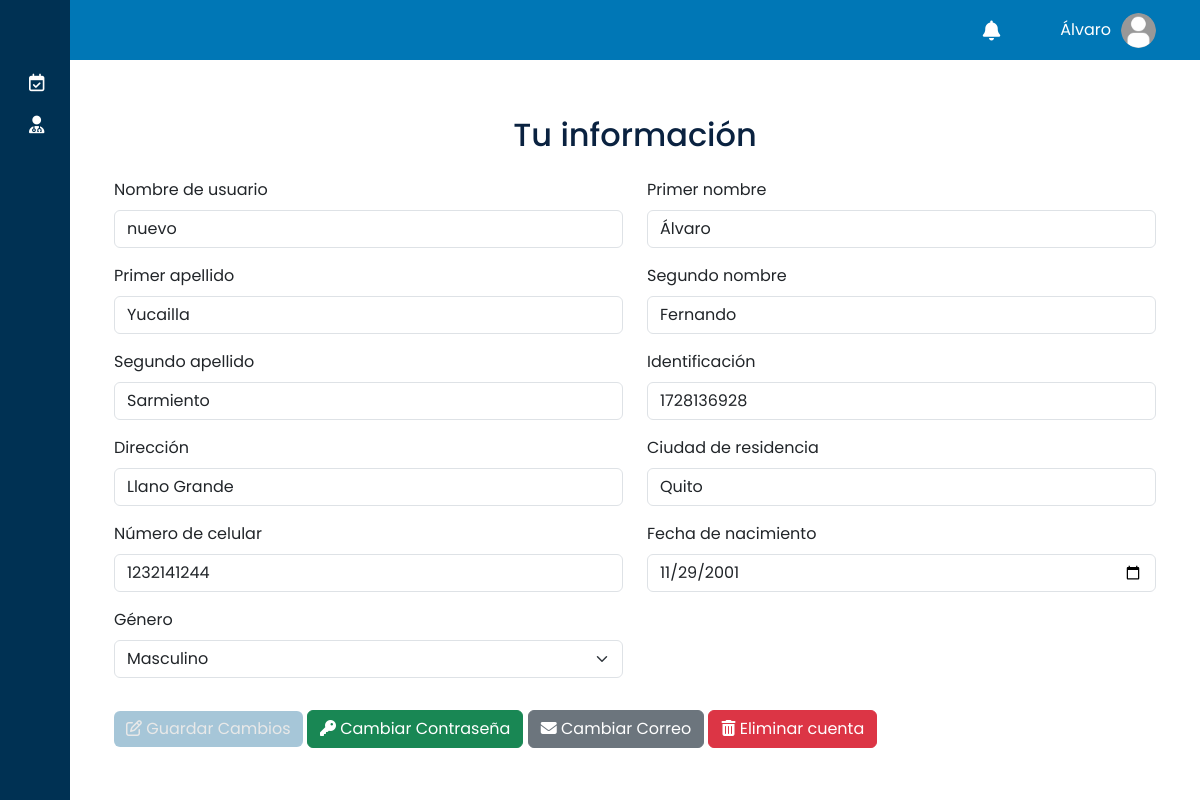
The app's page /core/shared/configuration/ (signed in) with its own data.
### core/models.py (models this page shows, shortened)
class User(AbstractUser):
    middle_name = models.CharField(max_length=30, blank=True, null=True)
    maternal_surname = models.CharField(max_length=30, blank=True, null=True)
    identification = models.CharField(max_length=13, blank=True, null=True)
    address = models.CharField(max_length=50, blank=True, null=True)
    city = models.CharField(max_length=15, blank=True, null=True)
    phone_number = models.CharField(max_length=10, blank=True, null=True)
    birth_date = models.DateField(blank=True, null=True)
    GENRE_CHOICES = [
        ('M', 'Masculino'),
        ('F', 'Femenino'),
    ]
    genre = models.CharField(
        max_length=1, choices=GENRE_CHOICES, blank=False, null=False)

### core/views/shared_views.py (the view)
# urls.py: path('shared/configuration/', views.configuration, name='configuration'),
@login_required
def configuration(request):
    try:
        if request.method == "POST" and request.headers.get("X-Requested-With") == "XMLHttpRequest":
            form = UserUpdateForm(request.POST, instance=request.user)
            if form.is_valid():
                form.save()
                messages.success(
                    request, "Tu información ha sido actualizada exitosamente."
                )
                return JsonResponse({"success": True, "message": "Información actualizada exitosamente."})
            else:
                messages.error(
                    request, "Hubo un error al actualizar tu información. Por favor, revisa los campos."
                )
                return JsonResponse({"success": False, "errors": form.errors}, status=400)
        else:
            form = UserUpdateForm(instance=request.user)
    except Exception as e:
        messages.error(
            request, "Ocurrió un error inesperado. Por favor, intenta de nuevo."
        )
        return JsonResponse({"success": False, "error": "Ocurrió un error inesperado."}, status=500)
    return render(request, "shared/configuration.html", {"form": form})

### core/context_processors.py (called while the page is built)
def group_context(request):
    if request.user.is_authenticated:
        return {
            'is_paciente': request.user.groups.filter(name='Paciente').exists(),
            'is_administrador': request.user.groups.filter(name='Administrador').exists(),
            'is_secretaria': request.user.groups.filter(name='Secretaria').exists(),
            'is_doctor': request.user.groups.filter(name='Doctor').exists(),
            'is_manager': request.user.groups.filter(name='Gerencia').exists(),
        }
    return {}

def notifications_processor(request):
    if request.user.is_authenticated:
        notifications = Notification.objects.filter(
            patient=request.user,
            is_read=False
        ).order_by('-created_at')
        return {
            'notifications': notifications,
            'unread_notifications': notifications,
        }
    return {'notifications': None, 'unread_notifications': None}

### core/templates/shared/configuration.html (shortened to what this page needs)
{% extends 'shared/base.html' %}
{% load static %}
{% block content %}
<div class="content">
    <div class="container">
        <h2 class="my-4 text-center">Tu información</h2>
        <form id="configurationForm" method="post" action="{% url 'configuration' %}">
            <div class="row">
                {% for field in form %}
                <div class="col-md-6 mb-3">
                    <div class="form-group">
                        <label for="{{ field.id_for_label }}" class="form-label">
                            {{ field.label }}
                        </label>
                        {{ field }}
                    </div>
                </div>
                {% endfor %}
            </div>
            <div class="d-grid gap-2 d-md-block">
                <button type="submit" id="submitButton" class="btn custom-button mt-3" disabled>
                    <i class="fa-regular fa-pen-to-square"></i> Guardar Cambios</button>
                <a class="btn btn-success mt-3" href="{% url 'account_change_password' %}" role="button">
                    <i class="fa-solid fa-key"></i> Cambiar Contraseña</a>
                <a class="btn btn-secondary mt-3" href="{% url 'render_email_page' %}" role="button">
                    <i class="fa-solid fa-envelope"></i> Cambiar Correo</a>
                <button type="button" class="btn btn-danger mt-3" id="deleteAccountButton">
                    <i class="fa-solid fa-trash-can"></i> Eliminar cuenta</button>
            </div>
        </form>
    </div>
</div>
{% endblock %}

### core/templates/shared/base.html (shortened to what this page needs)
{% load static %}
<!DOCTYPE html>
<html lang="en">
<head>
    <link href="https://cdn.lineicons.com/4.0/lineicons.css" rel="stylesheet" />
    <link rel="stylesheet" href="https://cdnjs.cloudflare.com/ajax/libs/font-awesome/6.5.2/css/all.min.css">
    <link href="https://cdn.jsdelivr.net/npm/bootstrap@5.3.0-alpha3/dist/css/bootstrap.min.css" rel="stylesheet"
>
    <link href="https://cdn.jsdelivr.net/npm/gridjs/dist/theme/mermaid.min.css" rel="stylesheet" />
    <link href="https://cdn.jsdelivr.net/npm/tom-select@2.0.0/dist/css/tom-select.css" rel="stylesheet">
    <link rel="stylesheet" href="{% static '/styles/main.css' %}">
    <link href="https://cdn.jsdelivr.net/npm/fullcalendar@6.1.15/index.global.min.css" rel="stylesheet" />
</head>
<body>
    <div class="wrapper">
        <aside id="sidebar">
            <div class="d-flex">
                <button class="toggle-btn" type="button">
                </button>
            </div>
            <ul class="sidebar-nav">
                {% if is_paciente %}
                <li class="sidebar-item">
                    <a href="#" class="sidebar-link collapsed has-dropdown" data-bs-toggle="collapse"
                        data-bs-target="#auth" aria-expanded="false" aria-controls="auth">
                        <i class="fa-regular fa-calendar-check"></i>
                    </a>
                </li>
                <li class="sidebar-item">
                    <a href="{% url 'search_doctors_patient' %}" class="sidebar-link"
                        title="Ver especialidades y médicos" aria-label="Ver especialidades y médicos">
                        <i class="fa-solid fa-user-doctor"></i>
                    </a>
                </li>
                <li class="sidebar-item">
                    <a href="{% url 'configuration' %}" class="sidebar-link" title="Configuración de cuenta"
                        aria-label="Ir a configuración de cuenta">
                    </a>
                </li>
                {% endif %}
            </ul>
            <div class="sidebar-footer">
                <a href="{% url 'account_logout' %}" class="sidebar-link" title="Cerrar sesión"
                    aria-label="Cerrar sesión">
                </a>
            </div>
        </aside>
        <div class="main2">
            <div class="dashboard-navbar">
                <div class="navbar-content">
                    <ul class="main-nav">
                        <li class="notifications-link">
                            <div class="notifications-toggle">
                                <i class="fa-solid fa-bell fa-lg" style="color: #ffffff;" title="Notificaciones"
                                    aria-label="Notificaciones">
                                </i>
                            </div>
                        </li>
                        <li class="user-link">
                            <div class="user-info">
                                <span class="user-name">{{ request.user.first_name }}</span>
                                <a href="#">
                                    <img src="{% static 'images/account.png' %}" alt="Profile" class="avatar">
                                </a>
                            </div>
                        </li>
                    </ul>
                </div>
            </div>
            {% block content %}
            {% endblock %}
        </div>
    </div>
</body>
</html>

### core/static/styles/main.css (style rules this page uses)
a { text-decoration: none; color: #6366f1; }
li { list-style: none; }
h2 { color: #0a2240; }
img { vertical-align: middle; max-width: 100%; }
body { font-family: 'Poppins', sans-serif; }
.wrapper { display: flex; min-height: 100vh; }
.main2 { display: flex; flex-direction: column; width: 100%; overflow: hidden; }
#sidebar { width: 70px; min-width: 70px; z-index: 1000; transition: all .25s ease-in-out; background-color: #003153; display: flex; flex-direction: column; }
.toggle-btn { background-color: transparent; cursor: pointer; border: 0; padding: 1rem 1.5rem; }
.sidebar-nav { padding: 2rem 0; flex: 1 1 auto; }
a.sidebar-link { padding: .625rem 1.625rem; color: #FFF; display: block; font-size: 0.9rem; white-space: nowrap; border-left: 3px solid transparent; }
.sidebar-link i { font-size: 1.1rem; margin-right: .75rem; }
.sidebar-item { position: relative; }
.dashboard-navbar { flex-wrap: nowrap; height: 60px; min-height: 60px; padding: 0.5rem 1.5rem; background-color: #0077B6; width: 100%; }
.dashboard-navbar .navbar-content { display: flex; justify-content: flex-end; align-items: center; height: 100%; }
.dashboard-navbar .main-nav { display: flex; align-items: center; height: 100%; margin: 0; padding: 0; list-style: none; margin-left: auto; }
.user-link { position: relative; display: flex; align-items: center; }
.user-info { display: flex; align-items: center; gap: 10px; margin-right: 20px; }
.user-name { margin: 0; color: #fff; cursor: pointer; }
.avatar { width: 35px; height: 35px; border-radius: 50%; }
.content { padding: 2rem; flex: 1 1 auto; width: 100%; }
.custom-button { background-color: #0077B6; color: white; border: none; }
.custom-button:disabled { background-color: #77a9c4; color: #dddddd; cursor: not-allowed; }
.notifications-link { position: relative; margin-right: 50px; display: flex; align-items: center; }
.notifications-toggle { cursor: pointer; padding: 10px; display: flex; align-items: center; }

### records on screen
User: user.first_name "Álvaro", form "nuevo" "Álvaro" "Yucailla" "Fernando" "Sarmiento" "1728136928" "Llano Grande" "Quito" "1232141244" "11/29/2001" "Masculino"

### other values on screen
{{ field.label }} "Nombre de usuario" "Primer nombre" "Primer apellido" "Segundo nombre" "Segundo apellido" "Identificación" "Dirección" "Ciudad de residencia" "Número de celular" "Fecha de nacimiento" "Género"
